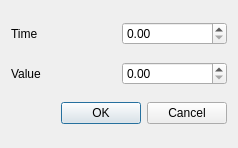
<?xml version="1.0" encoding="UTF-8"?>
<ui version="4.0">
 <class>Dialog</class>
 <widget class="QDialog" name="Dialog">
  <property name="geometry">
   <rect>
    <x>0</x>
    <y>0</y>
    <width>238</width>
    <height>148</height>
   </rect>
  </property>
  <property name="windowTitle">
   <string>Dialog</string>
  </property>
  <layout class="QGridLayout" name="gridLayout">
   <item row="0" column="0">
    <widget class="QLabel" name="label">
     <property name="text">
      <string>Time</string>
     </property>
    </widget>
   </item>
   <item row="0" column="1">
    <widget class="QDoubleSpinBox" name="time"/>
   </item>
   <item row="1" column="0">
    <widget class="QLabel" name="label_2">
     <property name="text">
      <string>Value</string>
     </property>
    </widget>
   </item>
   <item row="1" column="1">
    <widget class="QDoubleSpinBox" name="value"/>
   </item>
   <item row="2" column="0" colspan="2">
    <widget class="QDialogButtonBox" name="buttonBox">
     <property name="orientation">
      <enum>Qt::Horizontal</enum>
     </property>
     <property name="standardButtons">
      <set>QDialogButtonBox::Cancel|QDialogButtonBox::Ok</set>
     </property>
    </widget>
   </item>
  </layout>
 </widget>
 <resources/>
 <connections>
  <connection>
   <sender>buttonBox</sender>
   <signal>accepted()</signal>
   <receiver>Dialog</receiver>
   <slot>accept()</slot>
   <hints>
    <hint type="sourcelabel">
     <x>248</x>
     <y>254</y>
    </hint>
    <hint type="destinationlabel">
     <x>157</x>
     <y>274</y>
    </hint>
   </hints>
  </connection>
  <connection>
   <sender>buttonBox</sender>
   <signal>rejected()</signal>
   <receiver>Dialog</receiver>
   <slot>reject()</slot>
   <hints>
    <hint type="sourcelabel">
     <x>316</x>
     <y>260</y>
    </hint>
    <hint type="destinationlabel">
     <x>286</x>
     <y>274</y>
    </hint>
   </hints>
  </connection>
 </connections>
</ui>
